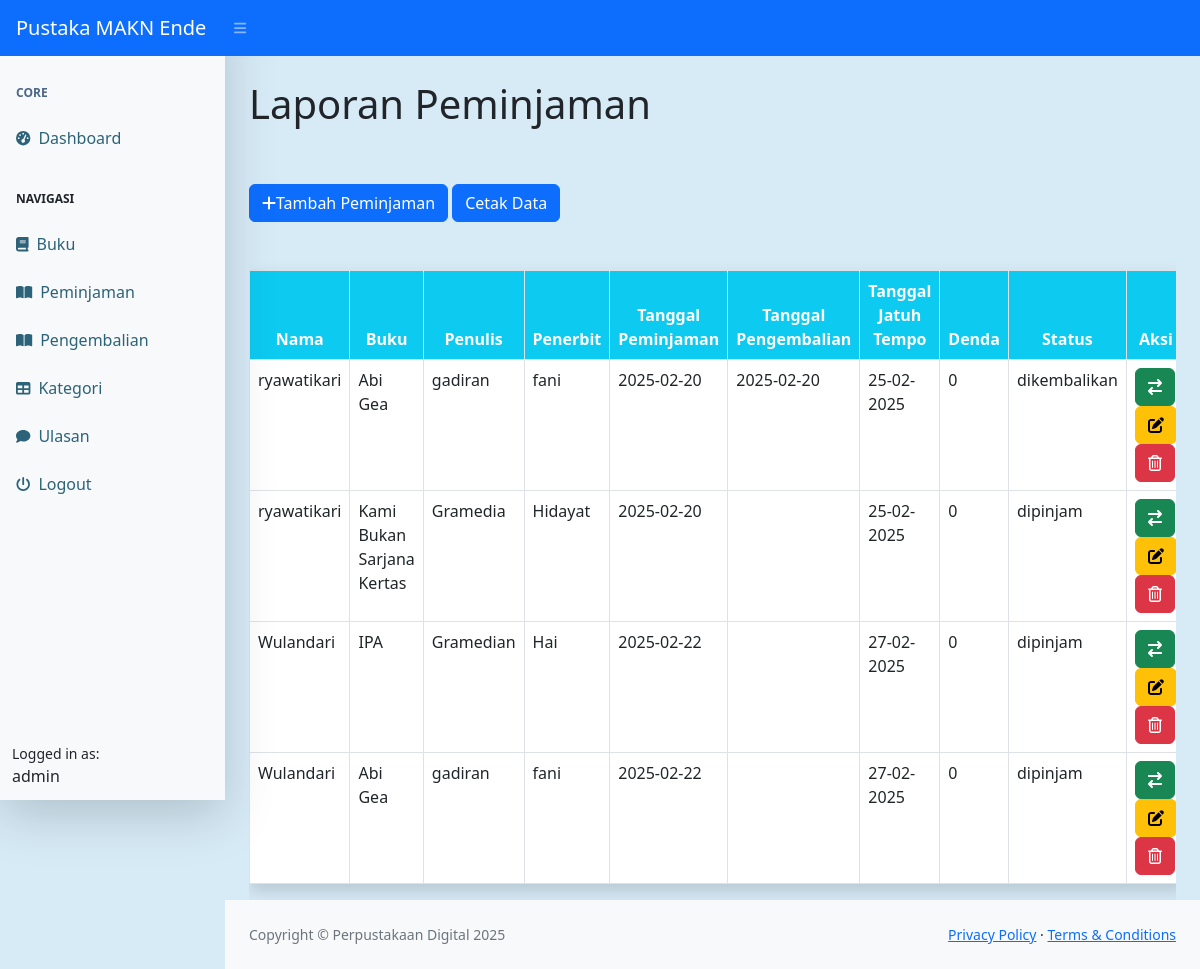
The page /dashboard.php?page=laporan (signed in) on the database its author committed.
### tables this page shows
CREATE TABLE `peminjaman` (
  `id_peminjaman` int(11) NOT NULL,
  `tanggal_peminjaman` date DEFAULT current_timestamp(),
  `tanggal_pengembalian` date DEFAULT NULL,
  `status_peminjaman` enum('dipinjam','dikembalikan') DEFAULT 'dipinjam',
  `tanggal_jatuh_tempo` date DEFAULT NULL,
  `id_buku` int(11) NOT NULL,
  `id_user` int(11) NOT NULL
);

CREATE TABLE `user` (
  `id_user` int(11) NOT NULL,
  `nama` varchar(255) DEFAULT NULL,
  `username` varchar(255) DEFAULT NULL,
  `password` varchar(255) DEFAULT NULL,
  `email` varchar(255) DEFAULT NULL,
  `alamat` text DEFAULT NULL,
  `no_telpon` varchar(255) DEFAULT NULL,
  `level` enum('admin','petugas','peminjam','') DEFAULT NULL
);

CREATE TABLE `buku` (
  `id_buku` int(11) NOT NULL,
  `id_kategori` int(11) DEFAULT NULL,
  `judul` varchar(255) DEFAULT NULL,
  `gambar` varchar(225) DEFAULT NULL,
  `penulis` varchar(255) DEFAULT NULL,
  `penerbit` varchar(255) DEFAULT NULL,
  `tahun_terbit` varchar(225) DEFAULT NULL,
  `isbn` varchar(225) DEFAULT NULL,
  `sinopsis` text DEFAULT NULL
);

### laporan.php (the view, shortened to what this page needs)
<h1 class="mt-4">Laporan Peminjaman</h1>
<div class="row">
<div class="info mt-5">
        <?php
        if ($_SESSION['user']['level'] !='peminjam') :
        ?>
        <a href="?page=laporan_peminjaman_tambah" class="btn btn-primary"><i class="fa fa-plus"></i>Tambah Peminjaman</a>
        <a href="cetak.php" target="blank" class="btn btn-primary ">Cetak Data</a>
        <?php endif; ?>
        </div>
    <div class="col-md-12 rounded-3">
        <div class="table-responsive">
        <table class="table table-bordered table-hover shadow bg-body mt-5" id="dataTable" width="100%" cellspacing="0">
        <thead class="bg-info text-white text-center">
        <tr>
                <th>Nama</th>
                <th>Buku</th>
                <th>Penulis</th>
                <th>Penerbit</th>
                <th>Tanggal Peminjaman</th>
                <th>Tanggal Pengembalian</th>
                <th>Tanggal Jatuh Tempo</th>
                <th>Denda</th>
                <th>Status</th>
                <th>Aksi</th>
            </tr>
        </thead>
            <?php
                if ($_SESSION['user']['level'] == 'peminjam'){
                    $query = mysqli_query($koneksi, "SELECT * FROM peminjaman JOIN user on
                    user.id_user=peminjaman.id_user JOIN buku ON buku.id_buku=peminjaman.id_buku where peminjaman.id_user=".$_SESSION['user']['id_user']);
                } else {
                    $query = mysqli_query($koneksi, "SELECT * FROM peminjaman JOIN user on
                    user.id_user=peminjaman.id_user JOIN buku ON buku.id_buku=peminjaman.id_buku");
                }
                while ($data = mysqli_fetch_array($query)) :
            ?>
            <tbody>
            <tr>
                <td><?= $data['nama'] ?></td>
                <td><?= $data['judul']; ?></td>
                <td><?= $data['penerbit']; ?></td>
                <td><?= $data['penulis']; ?></td>
                <td><?= $data['tanggal_peminjaman']; ?></td>
                <td><?= $data['tanggal_pengembalian']; ?></td>
                <td>
                    <?php
                        $tanggal_jatuh_tempo = date('Y-m-d', strtotime($data['tanggal_peminjaman'] . ' + 5 days'));
                        echo date('d-m-Y', strtotime($tanggal_jatuh_tempo));
                    ?>
                </td>
                <td>
                    <?php
                        $denda = 0;
                        echo number_format($denda, 0, ',', '.');
                    ?>
                </td>
                <td><?= $data['status_peminjaman']; ?></td>
                <td>
                    <?php if ($_SESSION['user']['level'] != 'peminjam') : ?>
                        <a onclick="return confirm('Buku berhasil dikembalikan, lanjutkan?')" href="?page=pengembalian&id_peminjaman=<?= $data['id_peminjaman']?>" class="btn btn-success">
                            <i class="fa-solid fa-arrow-right-arrow-left"></i>
                        </a>
                        <a href="?page=laporan_peminjaman_ubah&&id=<?= $data['id_peminjaman']?>" class="btn btn-warning">
                            <i class="fa-solid fa-pen-to-square"></i>
                        </a>
                    <?php endif; ?>
                    <?php
                        $status_peminjaman = strtolower($data['status_peminjaman']);
                        if ($_SESSION['user']['level'] == 'admin' || ($status_peminjaman == 'dikembalikan' && $_SESSION['user']['level'] == 'peminjam')) :
                    ?>
                        <a onclick="return confirm('Apakah anda yakin menghapus data ini?')" href="?page=peminjaman_hapus&&id=<?= $data['id_peminjaman']?>" class="btn btn-danger">
                            <i class="fa-regular fa-trash-can"></i>
                        </a>
                    <?php endif; ?>
                </td>
            </tr>
        </tbody>
            <?php endwhile; ?>
        </table>
        </div>
    </div>
</div>

### dashboard.php (shortened to what this page needs)
<!DOCTYPE html>
<html lang="en">
    <head>
        <link href="https://cdn.jsdelivr.net/npm/simple-datatables@7.1.2/dist/style.min.css" rel="stylesheet" />
        <link href="css/styles.css" rel="stylesheet" />
    </head>
    <body class="sb-nav-fixed">
        <nav class="sb-topnav navbar navbar-expand navbar-dark bg-primary">
            <a class="navbar-brand ps-3" href="index.html">Pustaka MAKN Ende</a>
            <button class="btn btn-link btn-sm order-1 order-lg-0 me-4 me-lg-0" id="sidebarToggle" href="#!"><i class="fas fa-bars"></i></button>
        </nav>
        <div id="layoutSidenav" class=" ">
            <div id="layoutSidenav_nav" class="shadow-lg bg-body-tertiary">
                <nav class="sb-sidenav accordion bg-light" id="sidenavAccordion">
                    <div class="sb-sidenav-menu">
                        <div class="nav">
                            <div class="sb-sidenav-menu-heading fs-small fw-semibold">Core</div>
                            <a class="nav-link" href="?">
                                <div class="sb-nav-link-icon"><i class="fas fa-tachometer-alt"></i></div>
                                Dashboard
                            </a>
                            <div class="sb-sidenav-menu-heading">NAVIGASI</div>
                            <a class="nav-link" href="?page=buku">
                                <div class="sb-nav-link-icon"><i class="fas fa-book"></i></div>
                                Buku
                            </a>
                            <a class="nav-link" href="?page=laporan">
                                    <div class="sb-nav-link-icon"><i class="fas fa-book-open"></i></div>
                                   Peminjaman
                            </a>
                            <?php
                            if ($_SESSION['user']['level'] == 'admin') :
                            ?>
                            <a class="nav-link" href="?page=laporan_pengembalian">
                                    <div class="sb-nav-link-icon"><i class="fas fa-book-open"></i></div>
                                    Pengembalian
                            </a>
                            <a class="nav-link" href="?page=kategori">
                                <div class="sb-nav-link-icon"><i class="fas fa-table"></i></div>
                                Kategori
                            </a>
                            <?php endif; ?>
                            <a class="nav-link" href="?page=ulasan">
                                <div class="sb-nav-link-icon"><i class="fas fa-comment"></i></div>
                                Ulasan
                            </a>
                            <a class="nav-link" href="logout.php">
                                <div class="sb-nav-link-icon"><i class="fas fa-power-off"></i></div>
                                Logout
                            </a>
                        </div>
                    </div>
                    <div class="sb-sidenav-footer">
                        <div class="small">Logged in as:</div>
                        <?php echo $_SESSION['user']['nama']; ?>
                    </div>
                </nav>
            </div>
            <div id="layoutSidenav_content" class="bg-subtle">
                <main>
                    <div class="container-fluid px-4">
                       <?php
                            $page = isset ($_GET['page']) ? $_GET['page'] : 'home';
                            if (file_exists($page . '.php')){
                                include $page . '.php';
                            }else{
                                include '404.php';
                            }
                       ?>
                    </div>
                </main>
                <footer class="py-4 bg-light mt-auto bg-info">
                    <div class="container-fluid px-4">
                        <div class="d-flex align-items-center justify-content-between small">
                            <div class="text-muted">Copyright &copy; Perpustakaan Digital 2025</div>
                            <div>
                                <a href="#">Privacy Policy</a>
                                &middot;
                                <a href="#">Terms &amp; Conditions</a>
                            </div>
                        </div>
                    </div>
                </footer>
            </div>
        </div>
    </body>
</html>

### dashboard.php (style rules this page uses)
.fw-semibold { color: #4b6584; }
.nav-link { color:rgb(44, 99, 120) !important; font-weight: 500; }
.bg-subtle { background-color:rgb(215, 235, 247); }

### rows shown on the page
peminjaman: id_user.nama "ryawatikari", id_buku.judul "Abi Gea", id_buku.penerbit "gadiran", id_buku.penulis "fani", tanggal_peminjaman "2025-02-20", tanggal_pengembalian "2025-02-20", tanggal_peminjaman "25-02-2025", denda "0", status_peminjaman "dikembalikan"
peminjaman: id_user.nama "ryawatikari", id_buku.judul "Kami Bukan Sarjana Kertas", id_buku.penerbit "Gramedia", id_buku.penulis "Hidayat", tanggal_peminjaman "2025-02-20", tanggal_peminjaman "25-02-2025", denda "0", status_peminjaman "dipinjam"
peminjaman: id_user.nama "Wulandari", id_buku.judul "IPA", id_buku.penerbit "Gramedian", id_buku.penulis "Hai", tanggal_peminjaman "2025-02-22", tanggal_peminjaman "27-02-2025", denda "0", status_peminjaman "dipinjam"
peminjaman: id_user.nama "Wulandari", id_buku.judul "Abi Gea", id_buku.penerbit "gadiran", id_buku.penulis "fani", tanggal_peminjaman "2025-02-22", tanggal_peminjaman "27-02-2025", denda "0", status_peminjaman "dipinjam"

### other values the page prints
$_SESSION['user']['nama'] "admin"
